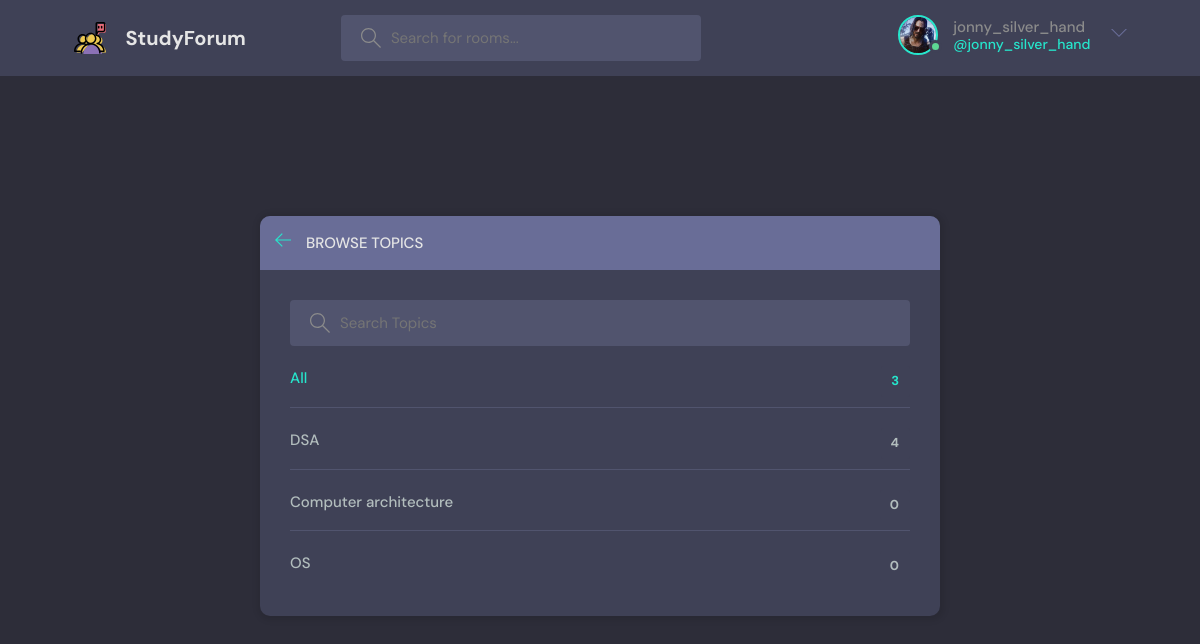
Screenshot of /topics/ (signed in) with the database file from the repository.
### base/models.py (models this page shows, shortened)
class User(AbstractUser):
    name = models.CharField(max_length=200, null=True)
    email = models.EmailField(unique=True, null=True)
    bio = models.TextField(null=True)
    avatar = models.ImageField(null=True,default="avatar.svg")
    USERNAME_FIELD = 'email'
    REQUIRED_FIELDS = []

class Topic(models.Model):
     name = models.CharField(max_length = 200)

### base/views.py (the view)
# urls.py: path('topics/', views.topicsPage, name="topics"),
def topicsPage(request):
    q = request.GET.get('q') if request.GET.get('q') != None else ''
    topics = Topic.objects.filter(name__icontains=q )
    return render(request, 'base/topics.html', {'topics':topics})

### base/templates/base/topics.html (shortened to what this page needs)
{% extends 'main.html' %}
{% block content %}
    <main class="create-room layout">
      <div class="container">
        <div class="layout__box">
          <div class="layout__boxHeader">
            <div class="layout__boxTitle">
              <a href="{% url 'home' %}">
                <svg version="1.1" xmlns="http://www.w3.org/2000/svg" width="32" height="32" viewBox="0 0 32 32">
                  <title>arrow-left</title>
                  <path
                    d="M13.723 2.286l-13.723 13.714 13.719 13.714 1.616-1.611-10.96-10.96h27.625v-2.286h-27.625l10.965-10.965-1.616-1.607z"
                  ></path>
                </svg>
              </a>
              <h3>Browse Topics</h3>
            </div>
          </div>
          <div class="topics-page layout__body">
            <form action="" method="GET" class="header__search">
              <label>
                <input name="q" placeholder="Search Topics" />
              </label>
            </form>
            <ul class="topics__list">
              <li>
                <a href="{% url 'topics' %}" class="active">All <span>{{topics.count}}</span></a>
              </li>
              {% for topic in topics %}
              <li>
                <a href="{% url 'home' %}?q={{topic.name}}">{{topic.name}} <span>{{topic.room_set.all.count}}</span></a>
              </li>
              {% endfor %}
            </ul>
          </div>
        </div>
      </div>
    </main>
{% endblock content %}

### templates/navbar.html (shortened to what this page needs)
{% load static %}
<header class="header header--loggedIn">
      <div class="container">
        <a href="{% url 'home' %}" class="header__logo">
          <img src="{% static 'images/Study_LOGO.svg' %}" />
          <h1>StudyForum</h1>
        </a>
        <form class="header__search" method="GET" accept="{% url 'home' %}">
          <label>
            <input name="q" placeholder="Search for rooms..." />
          </label>
        </form>
        <nav class="header__menu">
            {% if request.user.is_authenticated %}
          <div class="header__user">
            <a href="{% url 'update-user' %}">
              <div class="avatar avatar--medium active">
                <img src="{{request.user.avatar.url}}" />
              </div>
              <p>{{request.user.username}} <span>@{{request.user.username}}</span></p>
            </a>
            <button class="dropdown-button">
              <svg version="1.1" xmlns="http://www.w3.org/2000/svg" width="32" height="32" viewBox="0 0 32 32">
                <title>chevron-down</title>
                <path d="M16 21l-13-13h-3l16 16 16-16h-3l-13 13z"></path>
              </svg>
            </button>
          </div>
          {% else %}
          <a href="{% url 'login' %}">
            <img src="{% static 'images/avatar.svg' %}" />
            <p>Login</p>
          </a>
          {% endif %}
        </nav>
      </div>
    </header>

### static/styles/style.css (style rules this page uses)
:root { --color-main: #26e6cc; --color-main-light: #e1f6fb; --color-dark: #3f4156; --color-dark-medium: #51546e; --color-dark-light: #696d97; --color-light: #e5e5e5; --color-gray: #8b8b8b; --color-light-gray: #b2bdbd; --color-bg: #2d2d39; --color-success: #5dd693; --color-error: #fc4b0b; }
* { font-family: "DM Sans", -apple-system, BlinkMacSystemFont, "Segoe UI", Roboto, Oxygen, Ubuntu, Cantarell, "Open Sans", "Helvetica Neue", sans-serif; margin: 0; padding: 0; box-sizing: border-box; text-rendering: optimizeLegibility; font-size: inherit; }
html { font-size: 56.25%; }
@media only screen and (min-width: 1200px) { html { font-size: 62.5%; } }
body { line-height: 1.6; font-weight: 400; font-size: 1.5rem; color: var(--color-light-gray); background-color: var(--color-bg); min-height: 100vh; }
img { width: 100%; }
a { display: inline-block; color: var(--color-main); text-decoration: none; }
.container { max-width: 120rem; width: 90%; margin: auto; }
.avatar { position: relative; display: inline-block; border-radius: 50%; border: 2px solid var(--color-main); }
.avatar img { display: block; border-radius: 50%; object-fit: cover; object-position: center; }
.avatar::after { content: ""; display: block; position: absolute; background-color: var(--color-gray); z-index: 111; border-radius: 50%; border: 0.3rem solid var(--color-dark); }
.avatar.active::after { background-color: var(--color-success); }
.avatar.avatar--medium img { width: 3.6rem; height: 3.6rem; border-radius: 50%; }
.avatar.avatar--medium:after { width: 0.7rem; height: 0.7rem; bottom: 0px; right: -6px; }
.header { padding: 1.5rem; background-color: var(--color-dark); }
.header > .container { display: flex; gap: 9.5rem; }
.header__logo, .header__user { display: flex; gap: 2rem; align-items: center; }
.header__logo > img { height: 3.2rem; width: 3.2rem; }
.header__logo > h1 { font-weight: 700; font-size: 2rem; color: var(--color-light); }
.header__search > label { background-color: var(--color-dark-medium); padding: 1.3rem 1rem; display: flex; align-items: center; gap: 1rem; border-radius: 4px; }
.header__search svg { fill: var(--color-gray); width: 2rem; height: 2rem; margin-left: 1rem; }
.header__search input { width: 30rem; background: transparent; border: none; outline: none; color: var(--color-light); }
.header__menu { margin-left: auto; position: relative; }
.header__menu a { display: flex; gap: 1.5rem; align-items: center; font-weight: 500; text-decoration: none; color: var(--color-gray); }
.header__menu img { height: 3.6rem; }
.header__menu p { line-height: 1.2; }
.header__menu span { color: var(--color-main); font-weight: 500; font-size: 1.4rem; display: block; }
.header__menu svg { width: 1.6rem; height: 1.6rem; fill: var(--color-dark-light); }
.dropdown-button { background: transparent; border: 0; outline: 0; cursor: pointer; }
.layout { margin-top: 2.4rem; }
.layout > .container { display: flex; justify-content: space-between; align-items: flex-start; }
.layout__box { width: 90%; max-width: 48rem; min-height: 40rem; position: absolute; top: 50%; left: 50%; transform: translate(-50%, -46%); background-color: var(--color-dark); border-radius: 1rem; box-shadow: 1px 1px 6px 3px rgba(0, 0, 0, 0.1); overflow: hidden; }
.layout__boxHeader { display: flex; padding: 1.5rem; background-color: var(--color-dark-light); }
.layout__boxTitle { display: flex; gap: 1.5rem; align-items: center; }
.layout__boxTitle h3 { text-transform: uppercase; font-weight: 500; color: var(--color-light); }
.layout__boxTitle svg { width: 1.6rem; height: 1.6rem; fill: var(--color-main); }
.layout__body { margin: 3rem; }
.topics__list { list-style: none; }
.topics__list li a { display: flex; justify-content: space-between; margin-bottom: 3rem; font-weight: 500; color: var(--color-light-gray); transition: all 0.3s ease-in-out; }
.topics__list li a.active, .topics__list li a:hover { color: var(--color-main); }
.topics__list li a span { padding: 0.5rem 1rem; background-color: var(--color-dark); border-radius: 3px; font-size: 1.3rem; font-weight: 700; letter-spacing: 1px; }
.topics-page .topics__list li:not(:last-child) a { margin: 2rem 0; padding-bottom: 1rem; text-decoration: none; border-bottom: 1px solid var(--color-dark-medium); }
.topics-page .header__search { display: block; }
.create-room.layout .layout__box { max-width: 68rem; }

### rows the page displays
User: user.avatar (picture), user.username "jonny_silver_hand"
Topic: name "DSA", room_set.all.count "4"
Topic: name "Computer architecture", room_set.all.count "0"
Topic: name "OS", room_set.all.count "0"

### other values shown
{{ topics.count }} "3"
